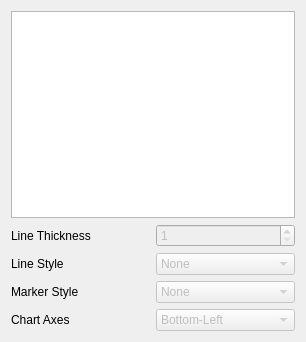
<?xml version="1.0" encoding="UTF-8"?>
<ui version="4.0">
 <class>SeriesEditorPropertyWidget</class>
 <widget class="QWidget" name="SeriesEditorPropertyWidget">
  <property name="geometry">
   <rect>
    <x>0</x>
    <y>0</y>
    <width>306</width>
    <height>342</height>
   </rect>
  </property>
  <property name="windowTitle">
   <string>Form</string>
  </property>
  <layout class="QGridLayout" name="wdgLayout" columnstretch="0,0">
   <item row="1" column="1">
    <widget class="QSpinBox" name="Thickness">
     <property name="enabled">
      <bool>false</bool>
     </property>
     <property name="sizePolicy">
      <sizepolicy hsizetype="Preferred" vsizetype="Fixed">
       <horstretch>0</horstretch>
       <verstretch>0</verstretch>
      </sizepolicy>
     </property>
     <property name="whatsThis">
      <string>Enter the thickness for the line.</string>
     </property>
     <property name="minimum">
      <number>1</number>
     </property>
     <property name="maximum">
      <number>10</number>
     </property>
     <property name="value">
      <number>1</number>
     </property>
    </widget>
   </item>
   <item row="1" column="0">
    <widget class="QLabel" name="ThicknessLabel">
     <property name="text">
      <string>Line Thickness</string>
     </property>
    </widget>
   </item>
   <item row="2" column="1">
    <widget class="QComboBox" name="StyleList">
     <property name="enabled">
      <bool>false</bool>
     </property>
     <property name="sizePolicy">
      <sizepolicy hsizetype="Preferred" vsizetype="Fixed">
       <horstretch>0</horstretch>
       <verstretch>0</verstretch>
      </sizepolicy>
     </property>
     <property name="whatsThis">
      <string>Select the line style for the series.</string>
     </property>
     <item>
      <property name="text">
       <string>None</string>
      </property>
     </item>
     <item>
      <property name="text">
       <string>Solid</string>
      </property>
     </item>
     <item>
      <property name="text">
       <string>Dash</string>
      </property>
     </item>
     <item>
      <property name="text">
       <string>Dot</string>
      </property>
     </item>
     <item>
      <property name="text">
       <string>Dash Dot</string>
      </property>
     </item>
     <item>
      <property name="text">
       <string>Dash Dot Dot</string>
      </property>
     </item>
    </widget>
   </item>
   <item row="2" column="0">
    <widget class="QLabel" name="StyleListLabel">
     <property name="text">
      <string>Line Style</string>
     </property>
    </widget>
   </item>
   <item row="3" column="0">
    <widget class="QLabel" name="MarkerStyleListLabel">
     <property name="text">
      <string>Marker Style</string>
     </property>
    </widget>
   </item>
   <item row="3" column="1">
    <widget class="QComboBox" name="MarkerStyleList">
     <property name="enabled">
      <bool>false</bool>
     </property>
     <property name="sizePolicy">
      <sizepolicy hsizetype="Preferred" vsizetype="Fixed">
       <horstretch>0</horstretch>
       <verstretch>0</verstretch>
      </sizepolicy>
     </property>
     <item>
      <property name="text">
       <string>None</string>
      </property>
     </item>
     <item>
      <property name="text">
       <string>Cross</string>
      </property>
     </item>
     <item>
      <property name="text">
       <string>Plus</string>
      </property>
     </item>
     <item>
      <property name="text">
       <string>Square</string>
      </property>
     </item>
     <item>
      <property name="text">
       <string>Circle</string>
      </property>
     </item>
     <item>
      <property name="text">
       <string>Diamond</string>
      </property>
     </item>
    </widget>
   </item>
   <item row="4" column="0">
    <widget class="QLabel" name="AxisListLabel">
     <property name="text">
      <string>Chart Axes</string>
     </property>
    </widget>
   </item>
   <item row="4" column="1">
    <widget class="QComboBox" name="AxisList">
     <property name="enabled">
      <bool>false</bool>
     </property>
     <property name="sizePolicy">
      <sizepolicy hsizetype="Preferred" vsizetype="Fixed">
       <horstretch>0</horstretch>
       <verstretch>0</verstretch>
      </sizepolicy>
     </property>
     <property name="whatsThis">
      <string>Select the chart axes for the line series.</string>
     </property>
     <item>
      <property name="text">
       <string>Bottom-Left</string>
      </property>
     </item>
     <item>
      <property name="text">
       <string>Bottom-Right</string>
      </property>
     </item>
     <item>
      <property name="text">
       <string>Top-Right</string>
      </property>
     </item>
     <item>
      <property name="text">
       <string>Top-Left</string>
      </property>
     </item>
    </widget>
   </item>
   <item row="0" column="0" colspan="2">
    <widget class="pqTreeView" name="SeriesTable">
     <property name="sizePolicy">
      <sizepolicy hsizetype="Expanding" vsizetype="Expanding">
       <horstretch>0</horstretch>
       <verstretch>0</verstretch>
      </sizepolicy>
     </property>
     <property name="whatsThis">
      <string>This displays the list of line series. You can use the list to edit the series options.</string>
     </property>
     <property name="alternatingRowColors">
      <bool>true</bool>
     </property>
     <property name="selectionMode">
      <enum>QAbstractItemView::ExtendedSelection</enum>
     </property>
     <property name="selectionBehavior">
      <enum>QAbstractItemView::SelectRows</enum>
     </property>
     <property name="rootIsDecorated">
      <bool>false</bool>
     </property>
     <property name="uniformRowHeights">
      <bool>true</bool>
     </property>
     <property name="itemsExpandable">
      <bool>false</bool>
     </property>
     <property name="animated">
      <bool>true</bool>
     </property>
     <property name="maximumRowCountBeforeScrolling" stdset="0">
      <number>30</number>
     </property>
    </widget>
   </item>
  </layout>
 </widget>
 <customwidgets>
  <customwidget>
   <class>pqTreeView</class>
   <extends>QTreeView</extends>
   <header>pqTreeView.h</header>
  </customwidget>
 </customwidgets>
 <resources/>
 <connections/>
</ui>
